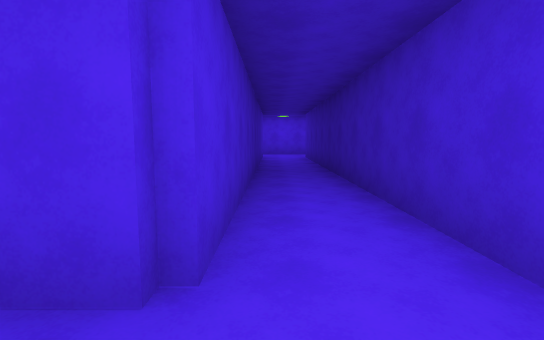
[1] (above)

22 first-person views from a walk through a Unity game level. The camera is 1.4 m above the floor, tilts 6° down and sees 85° across. The floor is counted in squares, 2 m on a side. Each view is taken from the middle of a square. On the plan, view 1 faces up. The plan holds only what a view shows up to about 10 squares ahead; the rest is blank. The place goes on beyond the plan.

[2]
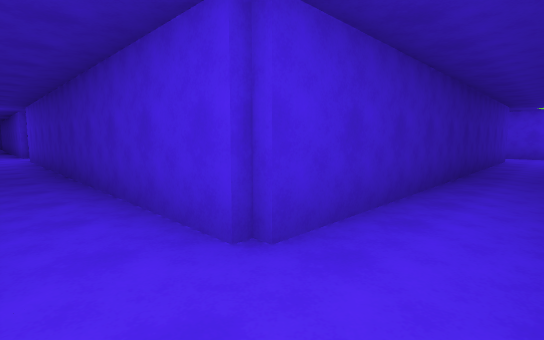

[3]
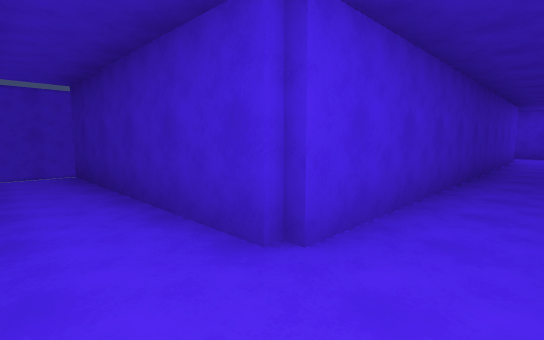

[4]
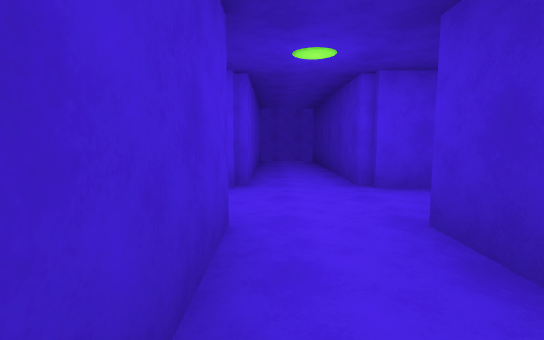

[5]
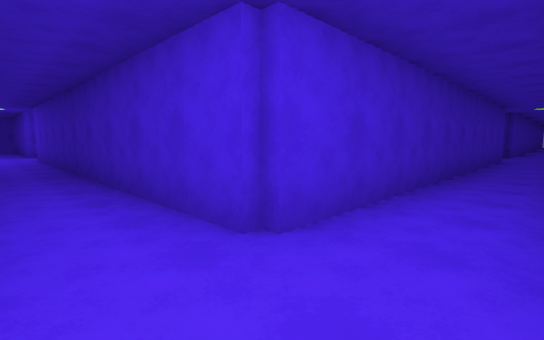

[6]
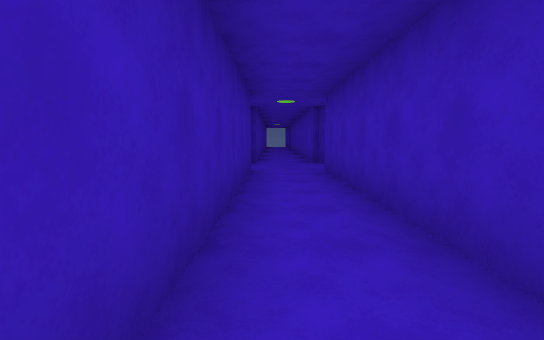

[7]
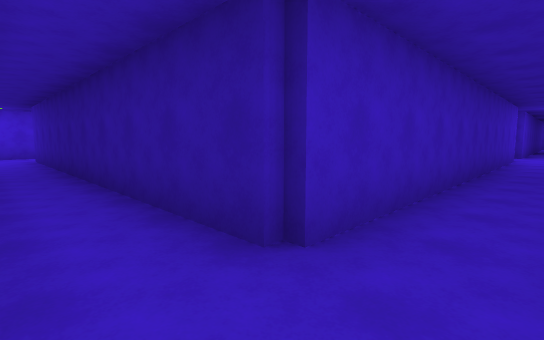

[8]
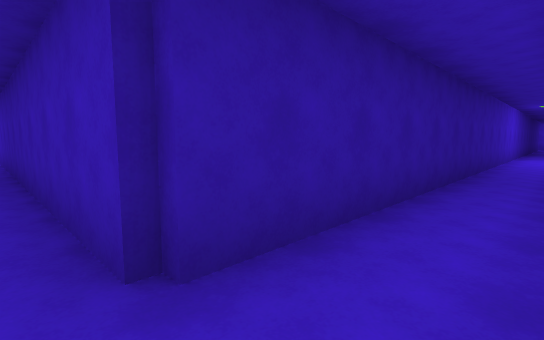

[9]
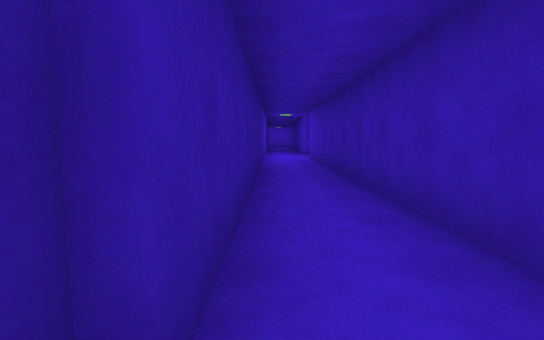

[10]
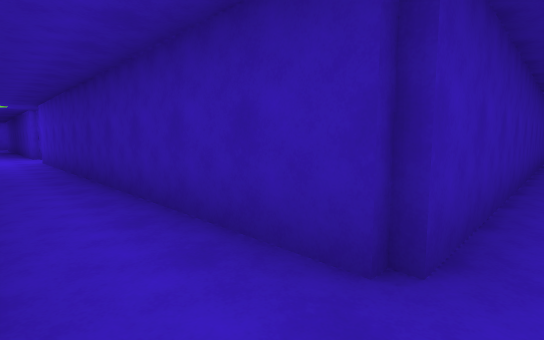

[11]
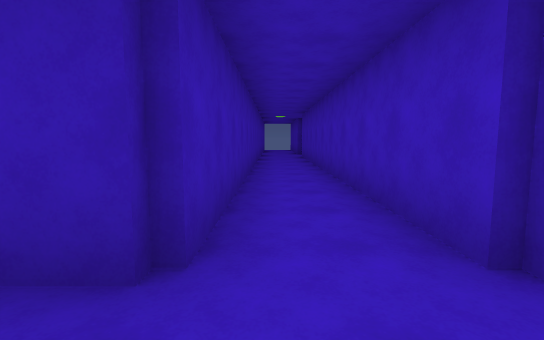

[12]
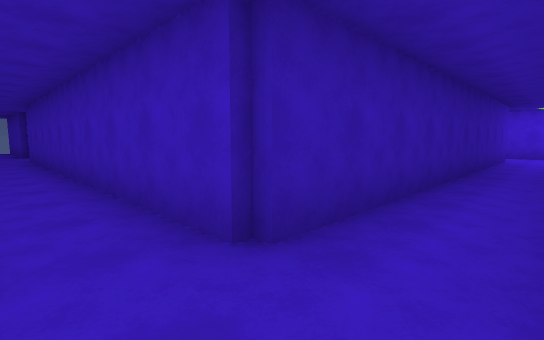

[13]
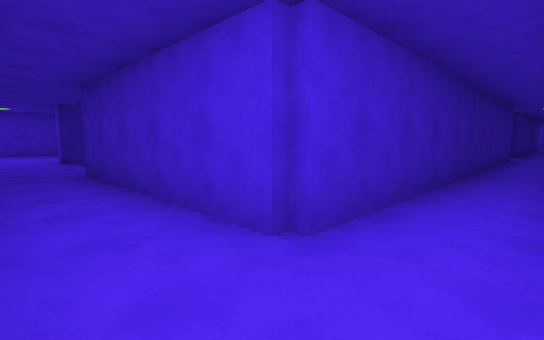

[14]
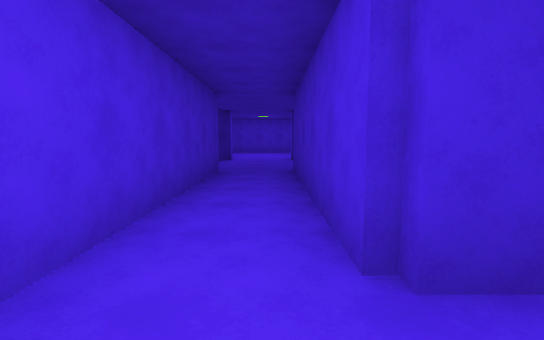

[15]
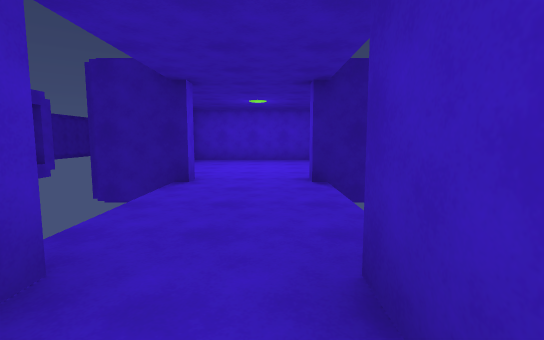

[16]
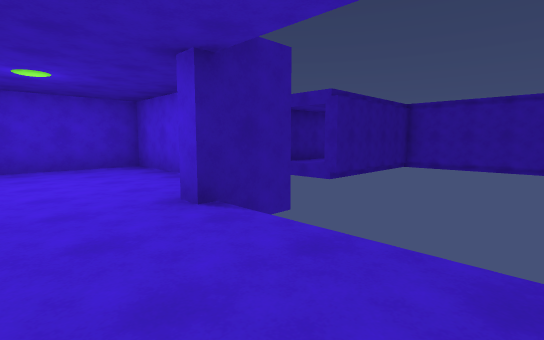

[17]
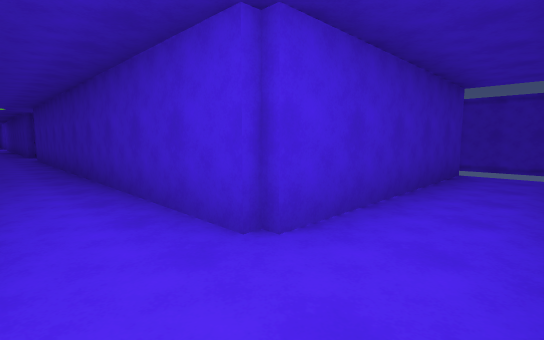

[18]
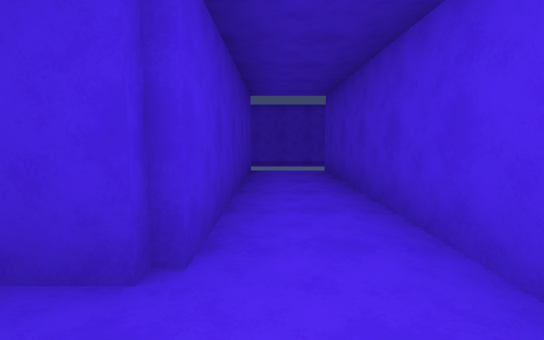

[19]
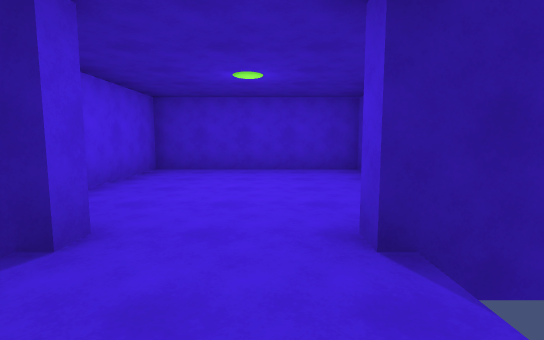

[20]
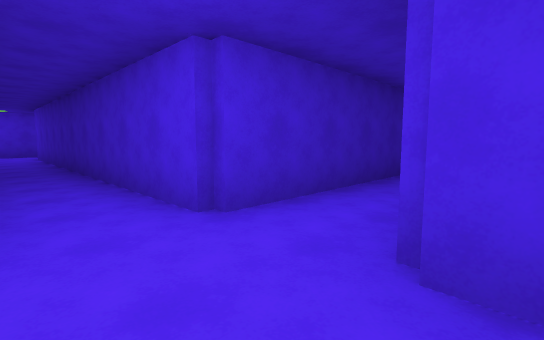

[21]
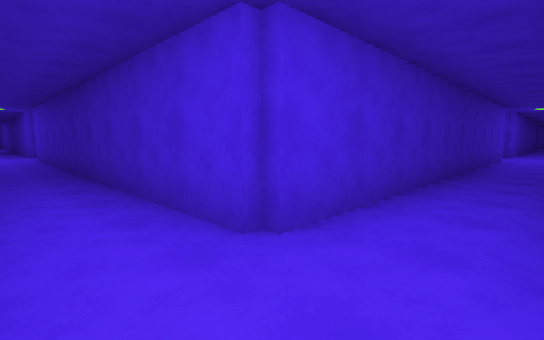

[22]
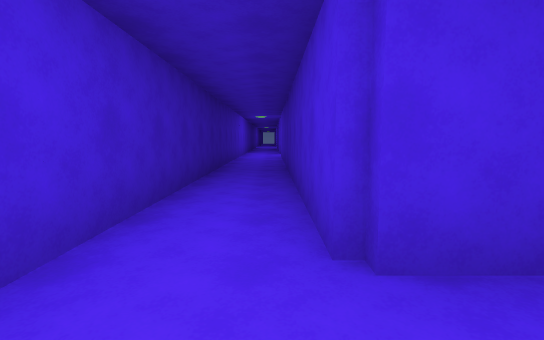

### Floor plan
Points are (right, up) in squares from view 1. A wall is a line through its corners. A room is listed if a view was taken in it or the views show most of it. See-through windows are left out.
Room 1 (views 1, 2, 3, 4, 5, 6, 7, 8, 9, 10, 11, 12, 13, 14, 15, 16, 17, 18, 19, 20, 21, 22)
walls: (-12.3, 5.9) (-12.3, 1.2) (-22.7, 1.2) (-22.7, 11.5) (-17.5, 11.5); (-11.4, 10) (-9.2, 10) (-9.2, 14.7) (-11.9, 14.7); (-14.2, 11.3) (-13.8, 11.3); (-10.7, -4.9) (-10.7, -0.5) (-0.3, -0.5) (-0.3, -9.5); (-13.8, 13.3) (-14.2, 13.3) (-14.2, 14.9); (-17.5, 13.2) (-29.6, 13.2); (-0.3, 11.4) (-0.3, 1.2) (-10.7, 1.2) (-10.7, 6.4); (0.5, 13.2) (-0.1, 13.2); (-22.7, -9.5) (-22.7, -0.5) (-12.3, -0.5) (-12.3, -9.5); (1.3, -8.9) (1.3, 10); (-30.5, -0.5) (-24.4, -0.5) (-24.4, -9.5); (-29.6, 11.5) (-24.4, 11.5) (-24.4, 1.2) (-30.5, 1.2)

Where each view was taken, in squares from view 1:
view 1: 0 up, 0 right, facing up
view 2: 0 up, 1 right, facing up-left
view 3: 0 up, 12 left, facing up-right
view 4: 3 down, 12 left, facing up
view 5: 1 up, 11 left, facing down-left
view 6: 0 up, 16 left, facing left
view 7: 0 up, 24 left, facing up-right
view 8: 0 up, 24 left, facing down-right
view 9: 0 up, 23 left, facing down
view 10: 0 up, 23 left, facing down-left
view 11: 0 up, 23 left, facing left
view 12: 0 up, 23 left, facing up-left
view 13: 13 up, 24 left, facing down-right
view 14: 12 up, 24 left, facing right
view 15: 12 up, 19 left, facing right
view 16: 13 up, 17 left, facing down-right
view 17: 13 up, 23 left, facing down-left
view 18: 12 up, 23 left, facing left
view 19: 12 up, 16 left, facing right
view 20: 1 up, 13 left, facing down-right
view 21: 1 up, 1 right, facing down-left
view 22: 1 up, 0 right, facing down
